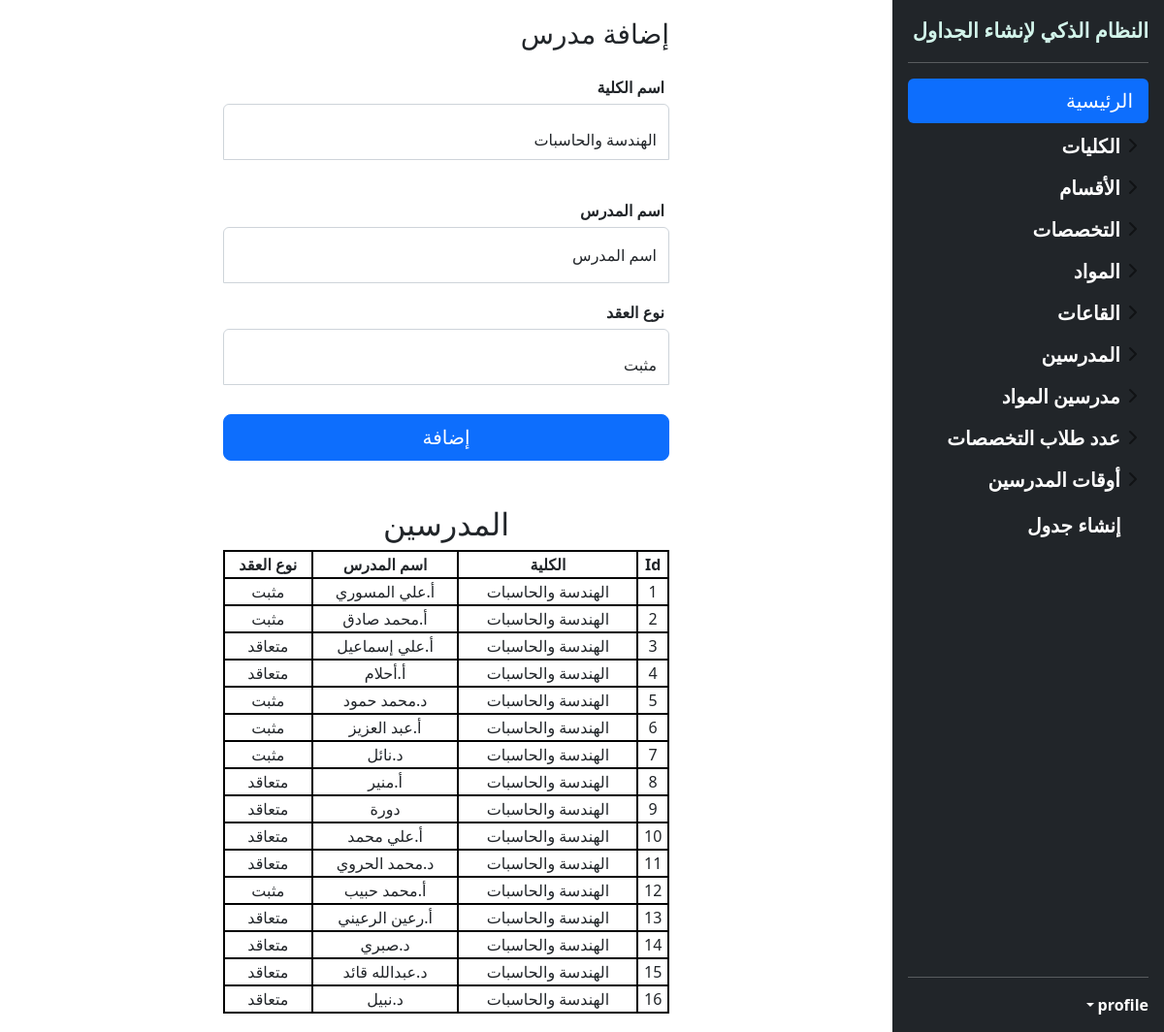
Before: /add_teacher with the older database file.
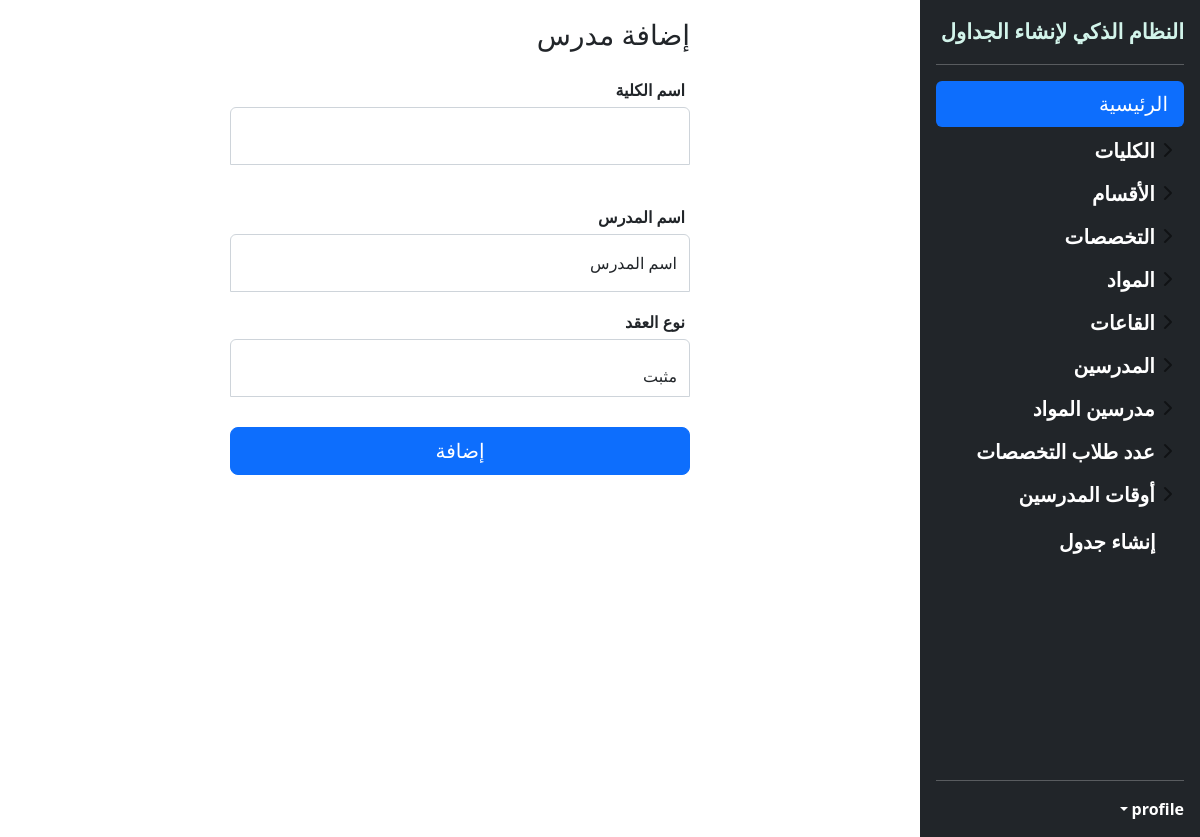
After: the same page with the newer database file.
### app.py (models this page shows)
class Teacher(db.Model):
    teach_id = db.Column(db.Integer, primary_key=True)
    coll = db.Column(db.Integer, db.ForeignKey('college.coll_id'), nullable=False)
    teach_name = db.Column(db.String(50), unique=True, nullable=False)
    contract = db.Column(db.String(15), nullable=False)

class College(db.Model):
    coll_id = db.Column(db.Integer, primary_key=True)
    coll_name = db.Column(db.String(70), unique=True, nullable=False)
    departments = db.relationship("Department", backref="college")
    majors = db.relationship("Major", backref="college")
    teachers = db.relationship("Teacher", backref="college")

### app.py (the view, shortened to what this page needs)
@app.route('/add_teacher', methods=['GET', 'POST'])
def add_teacher():
    all_colls = db.session.query(College).all()
    all_teachers = db.session.query(Teacher).all()
    return render_template('addTeacher.html', all_colls=all_colls, all_teachers=all_teachers)

### templates/addTeacher.html (shortened to what this page needs)
{% include 'header.html' %}
<aside class="cont">
<main class="form-signin w-50 m-auto">
  <form action="{{ url_for('add_teacher') }}" method="post">
    <h1 class="h3 mb-3 fw-normal">إضافة مدرس</h1>
      <label class="lab">اسم الكلية</label>
      <div class="form-floating">
      <select name="cName" class="form-control" id="floatingType">
          {% for c in all_colls %}
          <option>{{ c.coll_name }}</option>
          {% endfor %}
      </select>
    </div>
  <label class="lab">اسم المدرس</label>
    <div class="form-floating">
      <input type="text" autocomplete="off" class="form-control" name="tName" id="floatingInput" placeholder="اسم المدرس" required>
      <label for="floatingInput">اسم المدرس</label>
    </div>
   <label class="lab">نوع العقد</label>
      <div class="form-floating">
      <select name="con" class="form-control" id="floatingType">
          <option>مثبت</option>
      </select>
    <button class="w-100 btn btn-lg btn-primary" type="submit">إضافة</button>
      </div>
  </form>
        <article class="data">
        {% if all_teachers != [] %}
            <h2>المدرسين</h2>
        <table class="tdata">
            <th>
            Id
            </th>
            <th>
                الكلية
            </th>
          <th>
                اسم المدرس
            </th>
                  <th>
                نوع العقد
            </th>
        <tr>
        {% for t in all_teachers %}
                <td>{{ t.teach_id }}</td>
                {% for c in all_colls %}
                    {% if c.coll_id == t.coll %}
                    <td>{{ c.coll_name }}</td>
                    {% endif %}
                    {% endfor %}
            <td>{{ t.teach_name }}</td>
            <td>{{ t.contract }}</td>
            </tr>
        {% endfor %}
            </table>
    {% endif %}
    </article>
</main>
</aside>
{% include 'footer.html' %}

Changed rows visible on the page:
removed Teacher: teach_id "1", teach_name "أ.علي المسوري", contract "مثبت"
removed College: coll_name "الهندسة والحاسبات"
removed Teacher: teach_id "2", teach_name "أ.محمد صادق", contract "مثبت"
removed Teacher: teach_id "3", teach_name "أ.علي إسماعيل", contract "متعاقد"
removed Teacher: teach_id "4", teach_name "أ.أحلام", contract "متعاقد"
removed Teacher: teach_id "5", teach_name "د.محمد حمود", contract "مثبت"
removed Teacher: teach_id "6", teach_name "أ.عبد العزيز", contract "مثبت"
removed Teacher: teach_id "7", teach_name "د.نائل", contract "مثبت"
removed Teacher: teach_id "8", teach_name "أ.منير", contract "متعاقد"
removed Teacher: teach_id "9", teach_name "دورة", contract "متعاقد"
removed Teacher: teach_id "10", teach_name "أ.علي محمد", contract "متعاقد"
removed Teacher: teach_id "11", teach_name "د.محمد الحروي", contract "متعاقد"
removed Teacher: teach_id "12", teach_name "أ.محمد حبيب", contract "مثبت"
removed Teacher: teach_id "13", teach_name "أ.رعين الرعيني", contract "متعاقد"
removed Teacher: teach_id "14", teach_name "د.صبري", contract "متعاقد"
removed Teacher: teach_id "15", teach_name "د.عبدالله قائد", contract "متعاقد"
removed Teacher: teach_id "16", teach_name "د.نبيل", contract "متعاقد"
Other visible differences:
form field cName: "الهندسة والحاسبات" → (not shown)
text no longer shown: "المدرسين Id الكلية اسم المدرس نوع العقد"
